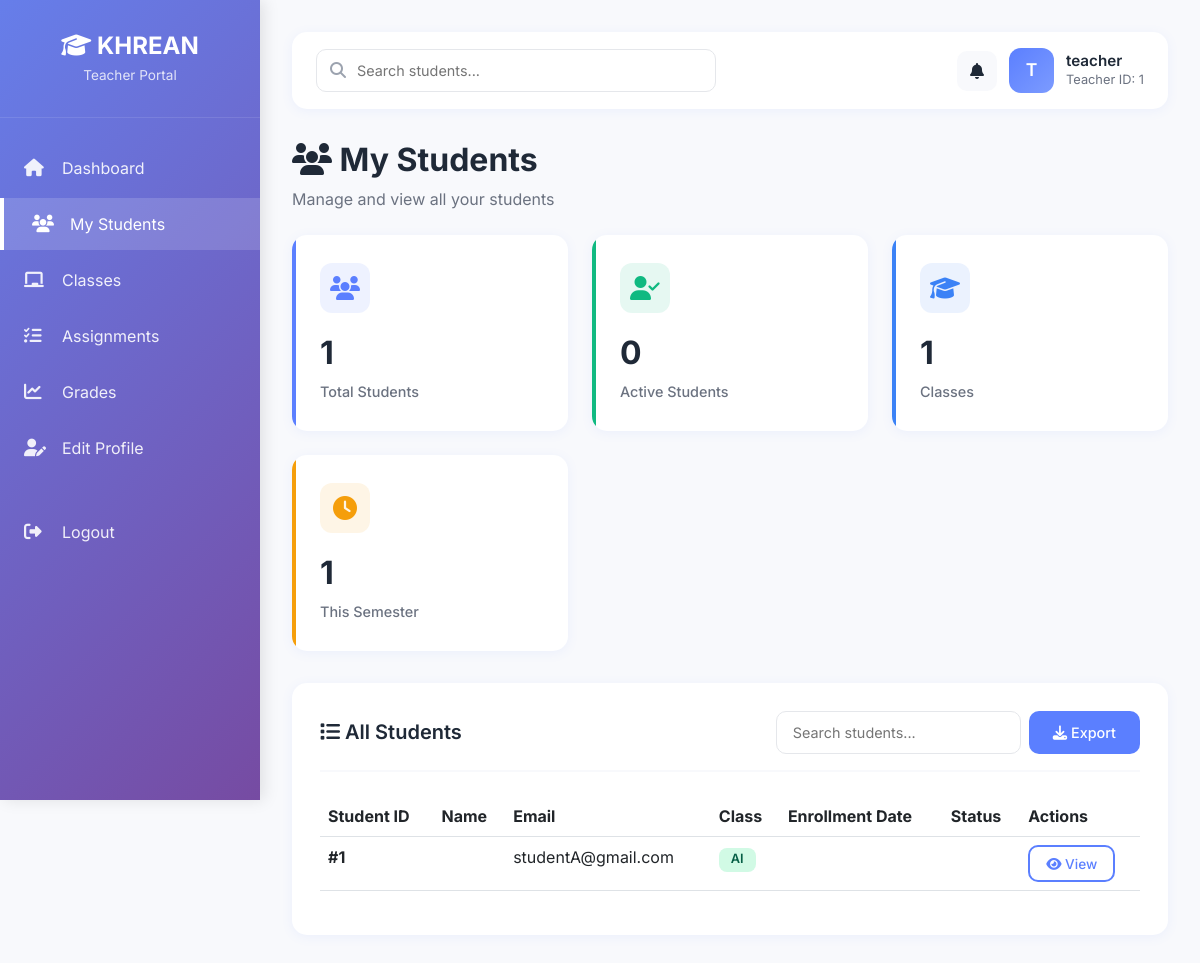
The app's page /teacher/students (signed in) with its own data.
### models/user.py (models this page shows, shortened)
class User(UserMixin, db.Model):
    __tablename__ = 'users'
    id = db.Column(db.Integer, primary_key=True)
    username = db.Column(db.String(50), unique=True, nullable=False, index=True)
    email = db.Column(db.String(120), unique=True, nullable=False, index=True)
    password = db.Column(db.String(200), nullable=False)
    role = db.Column(db.String(20), nullable=False,
                     default='student', index=True)  # admin | teacher | student
    status = db.Column(db.String(20), nullable=False, default='active', index=True)
    created_at = db.Column(db.DateTime, nullable=False, default=db.func.current_timestamp())
    last_login = db.Column(db.DateTime, nullable=True)
    student_profile = db.relationship('Student', backref='user', uselist=False, cascade='all, delete-orphan')
    teacher_profile = db.relationship('Teacher', backref='user', uselist=False, cascade='all, delete-orphan')

### models/teacher.py (models this page shows, shortened)
class Teacher(db.Model):
    __tablename__ = 'teachers'
    id = db.Column(db.Integer, primary_key=True)
    user_id = db.Column(db.Integer, db.ForeignKey(
        'users.id', ondelete='CASCADE'), nullable=False, unique=True, index=True)
    first_name = db.Column(db.String(50))
    last_name = db.Column(db.String(50))
    department = db.Column(db.String(100))
    subject = db.Column(db.String(100))
    phone = db.Column(db.String(20))
    bio = db.Column(db.Text)
    avatar_path = db.Column(db.String(255))
    created_at = db.Column(db.DateTime, nullable=False,
                           default=datetime.utcnow)

### models/class_model.py (models this page shows, shortened)
class Class(db.Model):
    __tablename__ = 'classes'
    id = db.Column(db.Integer, primary_key=True)
    name = db.Column(db.String(100), nullable=False)
    description = db.Column(db.Text)
    class_code = db.Column(db.String(6), unique=True, nullable=False, index=True)
    teacher_id = db.Column(db.Integer, db.ForeignKey('teachers.id', ondelete='SET NULL'), index=True)
    created_at = db.Column(db.DateTime, nullable=False, default=datetime.utcnow)
    teacher = db.relationship('Teacher', backref='classes')
    students = db.relationship('Student', secondary=class_student, backref='classes', lazy='dynamic')
    assignments = db.relationship('Assignment', backref='class_obj', lazy='dynamic', cascade='all, delete-orphan')

### routes/teacher.py (the view)
@teacher_bp.route("/students")
@login_required
@teacher_required
def students():
    teacher = Teacher.query.filter_by(user_id=current_user.id).first()
    classes_taught = Class.query.filter_by(teacher_id=teacher.id).all()
    all_students = []
    student_ids = set()
    for cls in classes_taught:
        for student in cls.students:
            if student.id not in student_ids:
                all_students.append((student, cls))
                student_ids.add(student.id)
    formatted = []
    for student, cls in all_students:
        formatted.append({
            "id": student.id,
            "full_name": f"{student.first_name or ''} {student.last_name or ''}".strip(),
            "email": student.user.email if student.user else "",
            "class_name": cls.name,
        })
    return render_template("teacher/students.html", teacher=teacher, students=formatted)

### routes/teacher.py (called while the page is built)
def teacher_required(f):
    from functools import wraps
    @wraps(f)
    def wrapper(*args, **kwargs):
        if not current_user.is_authenticated or current_user.role != "teacher":
            flash("Access denied.", "danger")
            return redirect(url_for("auth_bp.login"))
        return f(*args, **kwargs)
    return wrapper

### templates/teacher/students.html (shortened to what this page needs)
{% extends "base.html" %}
{% block sidebar_subtitle %}Teacher Portal{% endblock %}
{% block sidebar_menu %}
<li>
    <a href="{{ url_for('teacher_bp.dashboard') }}">
        <i class="fas fa-home"></i>
        Dashboard
    </a>
</li>
<li>
    <a href="{{ url_for('teacher_bp.students') }}" class="active">
        <i class="fas fa-users"></i>
        My Students
    </a>
</li>
<li>
    <a href="{{ url_for('teacher_bp.classes') }}">
        <i class="fas fa-chalkboard"></i>
        Classes
    </a>
</li>
<li>
    <a href="{{ url_for('teacher_bp.assignments') }}">
        <i class="fas fa-tasks"></i>
        Assignments
    </a>
</li>
<li>
    <a href="{{ url_for('teacher_bp.grades') }}">
        <i class="fas fa-chart-line"></i>
        Grades
    </a>
</li>
<li>
    <a href="{{ url_for('teacher_bp.profile') }}">
        <i class="fas fa-user-edit"></i>
        Edit Profile
    </a>
</li>
<li style="margin-top: 2rem;">
    <a href="{{ url_for('auth_bp.logout') }}">
        <i class="fas fa-sign-out-alt"></i>
        Logout
    </a>
</li>
{% endblock %}
{% block search_placeholder %}Search students...{% endblock %}
{% block user_avatar %}{{ teacher.user.username[0]|upper }}{% endblock %}
{% block user_name %}{{ teacher.user.username }}{% endblock %}
{% block user_id %}Teacher ID: {{ teacher.id }}{% endblock %}
{% block content %}
<div style="margin-bottom: 1.5rem;">
    <h2 style="font-weight: 700; color: #1f2937; margin-bottom: 0.5rem;">
        <i class="fas fa-users"></i> My Students
    </h2>
    <p style="color: #6b7280; margin: 0;">Manage and view all your students</p>
</div>
<div class="stats-grid">
    <div class="stat-card primary">
        <div class="stat-icon"><i class="fas fa-users"></i></div>
        <div class="stat-value">{{ students|length }}</div>
        <div class="stat-label">Total Students</div>
    </div>
    <div class="stat-card success">
        <div class="stat-icon"><i class="fas fa-user-check"></i></div>
        <div class="stat-value">{{ students|selectattr('status', 'equalto', 'Active')|list|length }}</div>
        <div class="stat-label">Active Students</div>
    </div>
    <div class="stat-card info">
        <div class="stat-icon"><i class="fas fa-graduation-cap"></i></div>
        <div class="stat-value">{{ students|map(attribute='class_name')|unique|list|length }}</div>
        <div class="stat-label">Classes</div>
    </div>
    <div class="stat-card warning">
        <div class="stat-icon"><i class="fas fa-clock"></i></div>
        <div class="stat-value">{{ students|length }}</div>
        <div class="stat-label">This Semester</div>
    </div>
</div>
<div class="content-card">
    <div class="card-header">
        <h4><i class="fas fa-list"></i> All Students</h4>
        <div style="display: flex; gap: 0.5rem;">
            <input type="text" id="searchInput" placeholder="Search students..."
                style="padding: 0.625rem 1rem; border: 1px solid #e5e7eb; border-radius: 10px; font-size: 0.9rem;">
            <button class="btn-custom btn-primary-custom" onclick="exportStudents()">
                <i class="fas fa-download"></i> Export
            </button>
        </div>
    </div>
    <div class="table-responsive">
        <table class="table table-hover" id="studentsTable">
            <thead>
                <tr>
                    <th>Student ID</th>
                    <th>Name</th>
                    <th>Email</th>
                    <th>Class</th>
                    <th>Enrollment Date</th>
                    <th>Status</th>
                    <th>Actions</th>
                </tr>
            </thead>
            <tbody>
                {% for student in students %}
                <tr>
                    <td><strong>#{{ student.id }}</strong></td>
                    <td>{{ student.first_name }} {{ student.last_name }}</td>
                    <td>{{ student.email }}</td>
                    <td><span class="badge badge-submitted">{{ student.class_name }}</span></td>
                    <td>{{ student.enrollment_date }}</td>
                    <td></td>
                    <td>
                        <a href="{{ url_for('teacher_bp.view_student', id=student.id) }}"
                            class="btn-custom btn-outline-custom" style="padding: 0.4rem 1rem; font-size: 0.85rem;">
                            <i class="fas fa-eye"></i> View
                        </a>
                    </td>
                </tr>
                {% endfor %}
            </tbody>
        </table>
    </div>
</div>
{% endblock %}

### records on screen
User: user "T", user.username "teacher"
Teacher: id "1"
User: email "studentA@gmail.com"
Class: class_name "AI"

### other values on screen
{{ students|length }} "1"
{{ students|selectattr('status', 'equalto', 'Active')|list|length }} "0"
{{ students|map(attribute='class_name')|unique|list|length }} "1"
{{ student.id }} "1"
